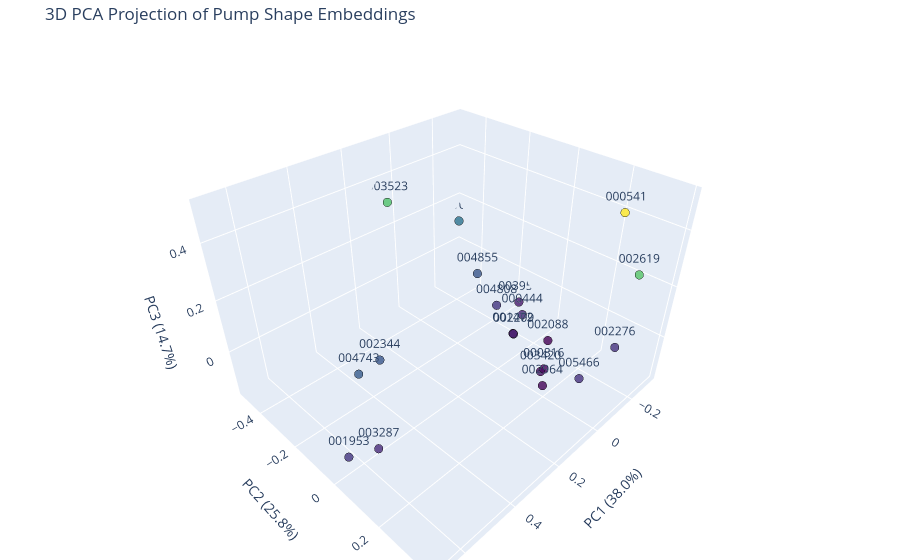

Here is the notebook cell this chart was saved with:
### Code cell
# 1. Load your saved embeddings dictionary (e.g. diverse_pump_embeddings.npy)
# Replace the path with the location of your npy file
# embeddings_dict = np.load("diverse_pump_embeddings.npy", allow_pickle=True).item()

folders = list(embeddings_dict.keys())
embeddings = np.array(list(embeddings_dict.values()))

# 2. Reduce the 256-dimensional embeddings to 3 dimensions using PCA
pca = PCA(n_components=3)
pca_coords_3d = pca.fit_transform(embeddings)

# Calculate the variance explained by the first 3 components
explained_var = pca.explained_variance_ratio_ * 100
print(f"Explained Variance: PC1={explained_var[0]:.2f}%, PC2={explained_var[1]:.2f}%, PC3={explained_var[2]:.2f}%")

# 3. Create an interactive 3D Scatter plot using Plotly
fig = go.Figure(data=[go.Scatter3d(
    x=pca_coords_3d[:, 0],
    y=pca_coords_3d[:, 1],
    z=pca_coords_3d[:, 2],
    mode='markers+text',
    marker=dict(
        size=5,
        color=pca_coords_3d[:, 2], # Color by the 3rd principal component
        colorscale='Viridis',
        opacity=0.8,
        line=dict(color='black', width=1)
    ),
    text=[f.split("_")[-1] for f in folders],  # Display only the sample number (e.g., 001469)
    hoverinfo='text'
)])

# Update plot layout and axis labels
fig.update_layout(
    title="3D PCA Projection of Pump Shape Embeddings",
    scene=dict(
        xaxis=dict(title=f"PC1 ({explained_var[0]:.1f}%)"),
        yaxis=dict(title=f"PC2 ({explained_var[1]:.1f}%)"),
        zaxis=dict(title=f"PC3 ({explained_var[2]:.1f}%)")
    ),
    margin=dict(l=0, r=0, b=0, t=40)
)

fig.show()

### Figure 1 — Plotly figure (JSON) as saved in the notebook; plotly's stock layout.template omitted (floating-point values rounded to 4 significant figures)
{"data": [{"hoverinfo": "text", "marker": {"color": [0.0195, 0.03252, -0.06286, -0.08203, -0.1617, -0.09382, -0.05347, -0.1501, -0.1158, -0.1555, 0.09692, 0.3314, 0.02113, -0.08387, 0.515, -0.1436, -0.06602, -0.1161, 0.3226, -0.0543], "colorscale": [[0, "#440154"], [0.1111, "#482878"], [0.2222, "#3e4989"], [0.3333, "#31688e"], [0.4444, "#26828e"], [0.5556, "#1f9e89"], [0.6667, "#35b779"], [0.7778, "#6ece58"], [0.8889, "#b5de2b"], [1, "#fde725"]], "line": {"color": "black", "width": 1}, "opacity": 0.8, "size": 5}, "mode": "markers+text", "text": ["004855", "004743", "002276", "003287", "002088", "000444", "001953", "000816", "003959", "002964", "001064", "002619", "002344", "002209", "000541", "003420", "005466", "001472", "003523", "004808"], "type": "scatter3d", "x": [-0.1681, 0.5019, -0.2544, 0.5854, -0.2278, -0.2113, 0.6775, -0.08166, -0.2886, -0.01714, -0.3118, -0.1259, 0.408, -0.08964, -0.09667, -0.05689, -0.0439, -0.123, 0.06991, -0.1459], "y": [-0.2624, -0.1223, 0.2946, 0.05953, 0.0421, -0.0715, 0.04536, 0.1362, -0.1511, 0.1819, -0.5004, 0.3884, -0.1381, -0.01172, 0.3269, 0.141, 0.2985, -0.04033, -0.4739, -0.1428], "z": [0.0195, 0.03252, -0.06286, -0.08203, -0.1617, -0.09382, -0.05347, -0.1501, -0.1158, -0.1555, 0.09692, 0.3314, 0.02113, -0.08387, 0.515, -0.1436, -0.06602, -0.1161, 0.3226, -0.0543]}], "layout": {"margin": {"b": 0, "l": 0, "r": 0, "t": 40}, "scene": {"xaxis": {"title": {"text": "PC1 (38.0%)"}}, "yaxis": {"title": {"text": "PC2 (25.8%)"}}, "zaxis": {"title": {"text": "PC3 (14.7%)"}}}, "title": {"text": "3D PCA Projection of Pump Shape Embeddings"}}}
